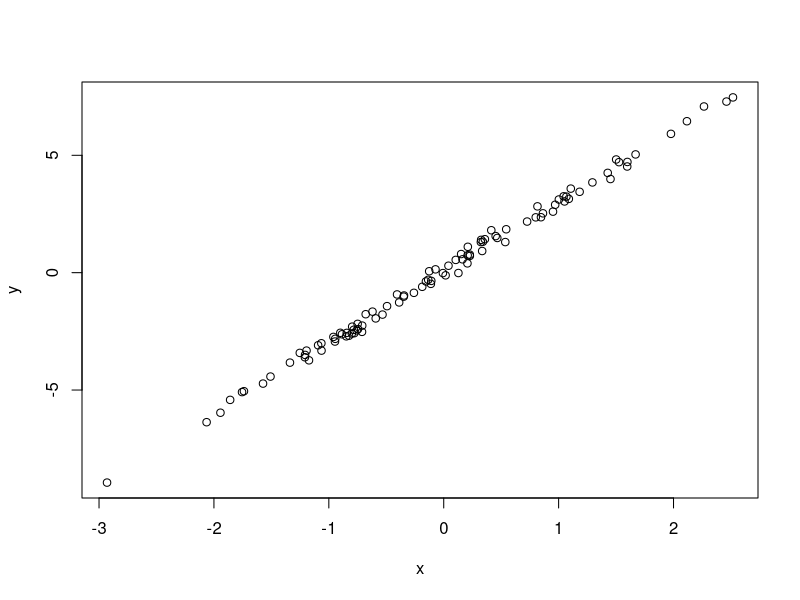

Here is the R script that generated this plot:
# Simulate and plot data
# Pintu Kumar Mahla
# pintumahla.arizona.edu
# 2026-11-17

# Simulate predictor variable
x <- rnorm(n = 100)
# Simulate response variable with some noise
y <- 3*x + rnorm(n = 100, sd = 0.2)
# Plot the data
plot(x = x, y = y)
